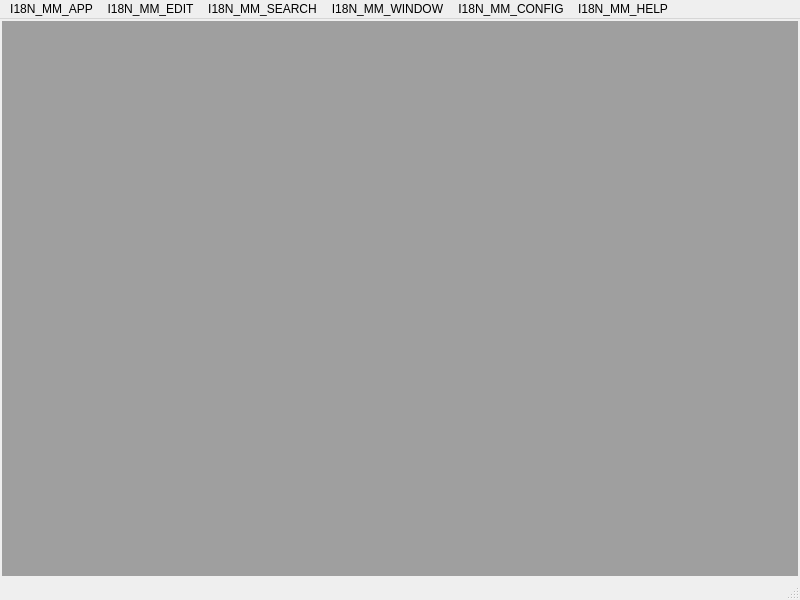
<?xml version="1.0" encoding="UTF-8"?>
<ui version="4.0">
 <class>MainWindow</class>
 <widget class="QMainWindow" name="MainWindow">
  <property name="geometry">
   <rect>
    <x>0</x>
    <y>0</y>
    <width>800</width>
    <height>600</height>
   </rect>
  </property>
  <property name="windowTitle">
   <string>I18N_MAINWINDOW</string>
  </property>
  <property name="windowIcon">
   <iconset resource="Resources.qrc">
    <normaloff>:/Logos/App</normaloff>:/Logos/App</iconset>
  </property>
  <widget class="QWidget" name="wid_center">
   <layout class="QGridLayout" name="lay_mainwindow">
    <property name="leftMargin">
     <number>2</number>
    </property>
    <property name="topMargin">
     <number>2</number>
    </property>
    <property name="rightMargin">
     <number>2</number>
    </property>
    <property name="bottomMargin">
     <number>2</number>
    </property>
    <property name="spacing">
     <number>2</number>
    </property>
    <item row="0" column="0">
     <widget class="QMdiArea" name="wid_mdi"/>
    </item>
   </layout>
  </widget>
  <widget class="QMenuBar" name="wid_menubar">
   <property name="geometry">
    <rect>
     <x>0</x>
     <y>0</y>
     <width>800</width>
     <height>20</height>
    </rect>
   </property>
   <widget class="QMenu" name="mm_app">
    <property name="title">
     <string>I18N_MM_APP</string>
    </property>
    <widget class="QMenu" name="sm_app_export">
     <property name="title">
      <string>I18N_SM_APP_EXPORT</string>
     </property>
     <property name="icon">
      <iconset resource="Resources.qrc">
       <normaloff>:/Icons/Application/Export</normaloff>:/Icons/Application/Export</iconset>
     </property>
     <addaction name="me_export_txt"/>
     <addaction name="me_export_html"/>
     <addaction name="me_export_odf"/>
     <addaction name="me_export_pdf"/>
    </widget>
    <addaction name="me_app_new"/>
    <addaction name="separator"/>
    <addaction name="me_app_open"/>
    <addaction name="me_app_save"/>
    <addaction name="me_app_saveas"/>
    <addaction name="separator"/>
    <addaction name="sm_app_export"/>
    <addaction name="separator"/>
    <addaction name="me_app_close"/>
    <addaction name="separator"/>
    <addaction name="me_app_print"/>
    <addaction name="separator"/>
    <addaction name="me_app_quit"/>
   </widget>
   <widget class="QMenu" name="mm_edit">
    <property name="title">
     <string>I18N_MM_EDIT</string>
    </property>
    <addaction name="me_edit_undo"/>
    <addaction name="me_edit_redo"/>
    <addaction name="separator"/>
    <addaction name="me_edit_cut"/>
    <addaction name="me_edit_copy"/>
    <addaction name="me_edit_paste"/>
    <addaction name="me_edit_clear"/>
    <addaction name="separator"/>
    <addaction name="me_edit_selectall"/>
   </widget>
   <widget class="QMenu" name="mm_window">
    <property name="title">
     <string>I18N_MM_WINDOW</string>
    </property>
    <addaction name="me_window_next"/>
    <addaction name="me_window_prev"/>
    <addaction name="separator"/>
    <addaction name="me_window_maximize"/>
    <addaction name="me_window_minimize"/>
    <addaction name="separator"/>
    <addaction name="me_window_close"/>
    <addaction name="me_window_closeall"/>
   </widget>
   <widget class="QMenu" name="mm_help">
    <property name="title">
     <string>I18N_MM_HELP</string>
    </property>
    <addaction name="me_help_app"/>
    <addaction name="me_help_qt"/>
   </widget>
   <widget class="QMenu" name="mm_search">
    <property name="title">
     <string>I18N_MM_SEARCH</string>
    </property>
    <addaction name="me_search_find"/>
    <addaction name="me_search_find_next"/>
    <addaction name="me_search_find_prev"/>
    <addaction name="separator"/>
    <addaction name="me_search_replace"/>
    <addaction name="me_search_goto"/>
   </widget>
   <widget class="QMenu" name="mm_config">
    <property name="title">
     <string>I18N_MM_CONFIG</string>
    </property>
    <widget class="QMenu" name="sm_config_lang">
     <property name="title">
      <string>I18N_SM_CONFIG_LANG</string>
     </property>
     <addaction name="me_lang_english"/>
     <addaction name="separator"/>
     <addaction name="me_lang_dutch"/>
     <addaction name="me_lang_french"/>
     <addaction name="me_lang_german"/>
     <addaction name="me_lang_italian"/>
     <addaction name="me_lang_spanish"/>
    </widget>
    <widget class="QMenu" name="sm_config_theme">
     <property name="title">
      <string>I18N_SM_CONFIG_THEME</string>
     </property>
     <addaction name="me_theme_fusion"/>
     <addaction name="separator"/>
     <addaction name="me_theme_macos"/>
     <addaction name="me_theme_qtcurve"/>
     <addaction name="me_theme_windows"/>
     <addaction name="separator"/>
     <addaction name="me_theme_darkmode"/>
    </widget>
    <addaction name="sm_config_lang"/>
    <addaction name="sm_config_theme"/>
   </widget>
   <addaction name="mm_app"/>
   <addaction name="mm_edit"/>
   <addaction name="mm_search"/>
   <addaction name="mm_window"/>
   <addaction name="mm_config"/>
   <addaction name="mm_help"/>
  </widget>
  <widget class="QStatusBar" name="wid_statusbar"/>
  <action name="me_app_new">
   <property name="icon">
    <iconset resource="Resources.qrc">
     <normaloff>:/Icons/Application/New</normaloff>:/Icons/Application/New</iconset>
   </property>
   <property name="text">
    <string>I18N_ME_APP_NEW</string>
   </property>
  </action>
  <action name="me_app_open">
   <property name="icon">
    <iconset resource="Resources.qrc">
     <normaloff>:/Icons/Application/Open</normaloff>:/Icons/Application/Open</iconset>
   </property>
   <property name="text">
    <string>I18N_ME_APP_OPEN</string>
   </property>
  </action>
  <action name="me_app_save">
   <property name="icon">
    <iconset resource="Resources.qrc">
     <normaloff>:/Icons/Application/Save</normaloff>:/Icons/Application/Save</iconset>
   </property>
   <property name="text">
    <string>I18N_ME_APP_SAVE</string>
   </property>
  </action>
  <action name="me_app_saveas">
   <property name="icon">
    <iconset resource="Resources.qrc">
     <normaloff>:/Icons/Application/SaveAs</normaloff>:/Icons/Application/SaveAs</iconset>
   </property>
   <property name="text">
    <string>I18N_ME_APP_SAVEAS</string>
   </property>
  </action>
  <action name="me_app_close">
   <property name="icon">
    <iconset resource="Resources.qrc">
     <normaloff>:/Icons/Application/Close</normaloff>:/Icons/Application/Close</iconset>
   </property>
   <property name="text">
    <string>I18N_ME_APP_CLOSE</string>
   </property>
  </action>
  <action name="me_app_print">
   <property name="icon">
    <iconset resource="Resources.qrc">
     <normaloff>:/Icons/Application/Print</normaloff>:/Icons/Application/Print</iconset>
   </property>
   <property name="text">
    <string>I18N_ME_APP_PRINT</string>
   </property>
  </action>
  <action name="me_app_quit">
   <property name="icon">
    <iconset resource="Resources.qrc">
     <normaloff>:/Icons/Application/Exit</normaloff>:/Icons/Application/Exit</iconset>
   </property>
   <property name="text">
    <string>I18N_ME_APP_QUIT</string>
   </property>
  </action>
  <action name="me_edit_undo">
   <property name="icon">
    <iconset resource="Resources.qrc">
     <normaloff>:/Icons/Edit/Undo</normaloff>:/Icons/Edit/Undo</iconset>
   </property>
   <property name="text">
    <string>I18N_ME_EDIT_UNDO</string>
   </property>
  </action>
  <action name="me_edit_redo">
   <property name="icon">
    <iconset resource="Resources.qrc">
     <normaloff>:/Icons/Edit/Redo</normaloff>:/Icons/Edit/Redo</iconset>
   </property>
   <property name="text">
    <string>I18N_ME_EDIT_REDO</string>
   </property>
  </action>
  <action name="me_edit_cut">
   <property name="icon">
    <iconset resource="Resources.qrc">
     <normaloff>:/Icons/Edit/Cut</normaloff>:/Icons/Edit/Cut</iconset>
   </property>
   <property name="text">
    <string>I18N_ME_EDIT_CUT</string>
   </property>
  </action>
  <action name="me_edit_copy">
   <property name="icon">
    <iconset resource="Resources.qrc">
     <normaloff>:/Icons/Edit/Copy</normaloff>:/Icons/Edit/Copy</iconset>
   </property>
   <property name="text">
    <string>I18N_ME_EDIT_COPY</string>
   </property>
  </action>
  <action name="me_edit_paste">
   <property name="icon">
    <iconset resource="Resources.qrc">
     <normaloff>:/Icons/Edit/Paste</normaloff>:/Icons/Edit/Paste</iconset>
   </property>
   <property name="text">
    <string>I18N_ME_EDIT_PASTE</string>
   </property>
  </action>
  <action name="me_edit_clear">
   <property name="icon">
    <iconset resource="Resources.qrc">
     <normaloff>:/Icons/Edit/Clear</normaloff>:/Icons/Edit/Clear</iconset>
   </property>
   <property name="text">
    <string>I18N_ME_EDIT_CLEAR</string>
   </property>
  </action>
  <action name="me_edit_selectall">
   <property name="icon">
    <iconset resource="Resources.qrc">
     <normaloff>:/Icons/Edit/SelectAll</normaloff>:/Icons/Edit/SelectAll</iconset>
   </property>
   <property name="text">
    <string>I18N_ME_EDIT_SELECTALL</string>
   </property>
  </action>
  <action name="me_search_find">
   <property name="icon">
    <iconset resource="Resources.qrc">
     <normaloff>:/Icons/Search/Find</normaloff>:/Icons/Search/Find</iconset>
   </property>
   <property name="text">
    <string>I18N_ME_SEARCH_FIND</string>
   </property>
  </action>
  <action name="me_search_replace">
   <property name="icon">
    <iconset resource="Resources.qrc">
     <normaloff>:/Icons/Search/Replace</normaloff>:/Icons/Search/Replace</iconset>
   </property>
   <property name="text">
    <string>I18N_ME_SEARCH_REPLACE</string>
   </property>
  </action>
  <action name="me_search_goto">
   <property name="icon">
    <iconset resource="Resources.qrc">
     <normaloff>:/Icons/Search/Goto</normaloff>:/Icons/Search/Goto</iconset>
   </property>
   <property name="text">
    <string>I18N_ME_SEARCH_GOTO</string>
   </property>
  </action>
  <action name="me_format_font">
   <property name="icon">
    <iconset resource="Resources.qrc">
     <normaloff>:/Icons/Format/Font</normaloff>:/Icons/Format/Font</iconset>
   </property>
   <property name="text">
    <string>I18N_ME_FORMAT_FONT</string>
   </property>
  </action>
  <action name="me_align_left">
   <property name="icon">
    <iconset resource="Resources.qrc">
     <normaloff>:/Icons/Format/AlignLeft</normaloff>:/Icons/Format/AlignLeft</iconset>
   </property>
   <property name="text">
    <string>I18N_ME_ALIGN_LEFT</string>
   </property>
  </action>
  <action name="me_align_center">
   <property name="icon">
    <iconset resource="Resources.qrc">
     <normaloff>:/Icons/Format/AlignCenter</normaloff>:/Icons/Format/AlignCenter</iconset>
   </property>
   <property name="text">
    <string>I18N_ME_ALIGN_CENTER</string>
   </property>
  </action>
  <action name="me_align_right">
   <property name="icon">
    <iconset resource="Resources.qrc">
     <normaloff>:/Icons/Format/AlignRight</normaloff>:/Icons/Format/AlignRight</iconset>
   </property>
   <property name="text">
    <string>I18N_ME_ALIGN_RIGHT</string>
   </property>
  </action>
  <action name="me_align_fill">
   <property name="icon">
    <iconset resource="Resources.qrc">
     <normaloff>:/Icons/Format/AlignFill</normaloff>:/Icons/Format/AlignFill</iconset>
   </property>
   <property name="text">
    <string>I18N_ME_ALIGN_FILL</string>
   </property>
  </action>
  <action name="me_window_next">
   <property name="icon">
    <iconset resource="Resources.qrc">
     <normaloff>:/Icons/Window/Next</normaloff>:/Icons/Window/Next</iconset>
   </property>
   <property name="text">
    <string>I18N_ME_WINDOW_NEXT</string>
   </property>
  </action>
  <action name="me_window_prev">
   <property name="icon">
    <iconset resource="Resources.qrc">
     <normaloff>:/Icons/Window/Prev</normaloff>:/Icons/Window/Prev</iconset>
   </property>
   <property name="text">
    <string>I18N_ME_WINDOW_PREV</string>
   </property>
  </action>
  <action name="me_window_close">
   <property name="icon">
    <iconset resource="Resources.qrc">
     <normaloff>:/Icons/Window/Close</normaloff>:/Icons/Window/Close</iconset>
   </property>
   <property name="text">
    <string>I18N_ME_WINDOW_CLOSE</string>
   </property>
  </action>
  <action name="me_window_closeall">
   <property name="icon">
    <iconset resource="Resources.qrc">
     <normaloff>:/Icons/Window/Close</normaloff>:/Icons/Window/Close</iconset>
   </property>
   <property name="text">
    <string>I18N_ME_WINDOW_CLOSEALL</string>
   </property>
  </action>
  <action name="me_help_app">
   <property name="icon">
    <iconset resource="Resources.qrc">
     <normaloff>:/Logos/App</normaloff>:/Logos/App</iconset>
   </property>
   <property name="text">
    <string>I18N_ME_HELP_APP</string>
   </property>
  </action>
  <action name="me_help_qt">
   <property name="icon">
    <iconset resource="Resources.qrc">
     <normaloff>:/Logos/Qt</normaloff>:/Logos/Qt</iconset>
   </property>
   <property name="text">
    <string>I18N_ME_HELP_QT</string>
   </property>
  </action>
  <action name="me_lang_english">
   <property name="text">
    <string>I18N_ME_LANG_ENGLISH</string>
   </property>
  </action>
  <action name="me_lang_dutch">
   <property name="text">
    <string>I18N_ME_LANG_DUTCH</string>
   </property>
  </action>
  <action name="me_lang_french">
   <property name="text">
    <string>I18N_ME_LANG_FRENCH</string>
   </property>
  </action>
  <action name="me_lang_italian">
   <property name="text">
    <string>I18N_ME_LANG_ITALIAN</string>
   </property>
  </action>
  <action name="me_lang_german">
   <property name="text">
    <string>I18N_ME_LANG_GERMAN</string>
   </property>
  </action>
  <action name="me_lang_spanish">
   <property name="text">
    <string>I18N_ME_LANG_SPANISH</string>
   </property>
  </action>
  <action name="me_theme_default">
   <property name="text">
    <string>I18N_ME_THEME_DEFAULT</string>
   </property>
  </action>
  <action name="me_theme_fusion">
   <property name="text">
    <string>I18N_ME_THEME_FUSION</string>
   </property>
  </action>
  <action name="me_theme_windows">
   <property name="text">
    <string>I18N_ME_THEME_WINDOWS</string>
   </property>
  </action>
  <action name="me_theme_macos">
   <property name="text">
    <string>I18N_ME_THEME_MACOS</string>
   </property>
  </action>
  <action name="me_theme_qtcurve">
   <property name="text">
    <string>I18N_ME_THEME_QTCURVE</string>
   </property>
  </action>
  <action name="me_theme_darkmode">
   <property name="checkable">
    <bool>true</bool>
   </property>
   <property name="text">
    <string>I18N_ME_THEME_DARKMODE</string>
   </property>
  </action>
  <action name="me_search_find_next">
   <property name="icon">
    <iconset resource="Resources.qrc">
     <normaloff>:/Icons/Search/Find</normaloff>:/Icons/Search/Find</iconset>
   </property>
   <property name="text">
    <string>I18N_ME_SEARCH_FIND_NEXT</string>
   </property>
  </action>
  <action name="me_search_find_prev">
   <property name="icon">
    <iconset resource="Resources.qrc">
     <normaloff>:/Icons/Search/Find</normaloff>:/Icons/Search/Find</iconset>
   </property>
   <property name="text">
    <string>I18N_ME_SEARCH_FIND_PREV</string>
   </property>
  </action>
  <action name="me_export_txt">
   <property name="text">
    <string>I18N_ME_EXPORT_TXT</string>
   </property>
  </action>
  <action name="me_export_html">
   <property name="text">
    <string>I18N_ME_EXPORT_HTML</string>
   </property>
  </action>
  <action name="me_export_odf">
   <property name="text">
    <string>I18N_ME_EXPORT_ODF</string>
   </property>
  </action>
  <action name="me_export_pdf">
   <property name="text">
    <string>I18N_ME_EXPORT_PDF</string>
   </property>
  </action>
  <action name="me_window_maximize">
   <property name="icon">
    <iconset resource="Resources.qrc">
     <normaloff>:/Icons/Window/Maximize</normaloff>:/Icons/Window/Maximize</iconset>
   </property>
   <property name="text">
    <string>I18N_ME_WINDOW_MAXIMIZE</string>
   </property>
  </action>
  <action name="me_window_minimize">
   <property name="icon">
    <iconset resource="Resources.qrc">
     <normaloff>:/Icons/Window/Minimize</normaloff>:/Icons/Window/Minimize</iconset>
   </property>
   <property name="text">
    <string>I18N_ME_WINDOW_MINIMIZE</string>
   </property>
  </action>
 </widget>
 <resources>
  <include location="Resources.qrc"/>
 </resources>
 <connections/>
</ui>
